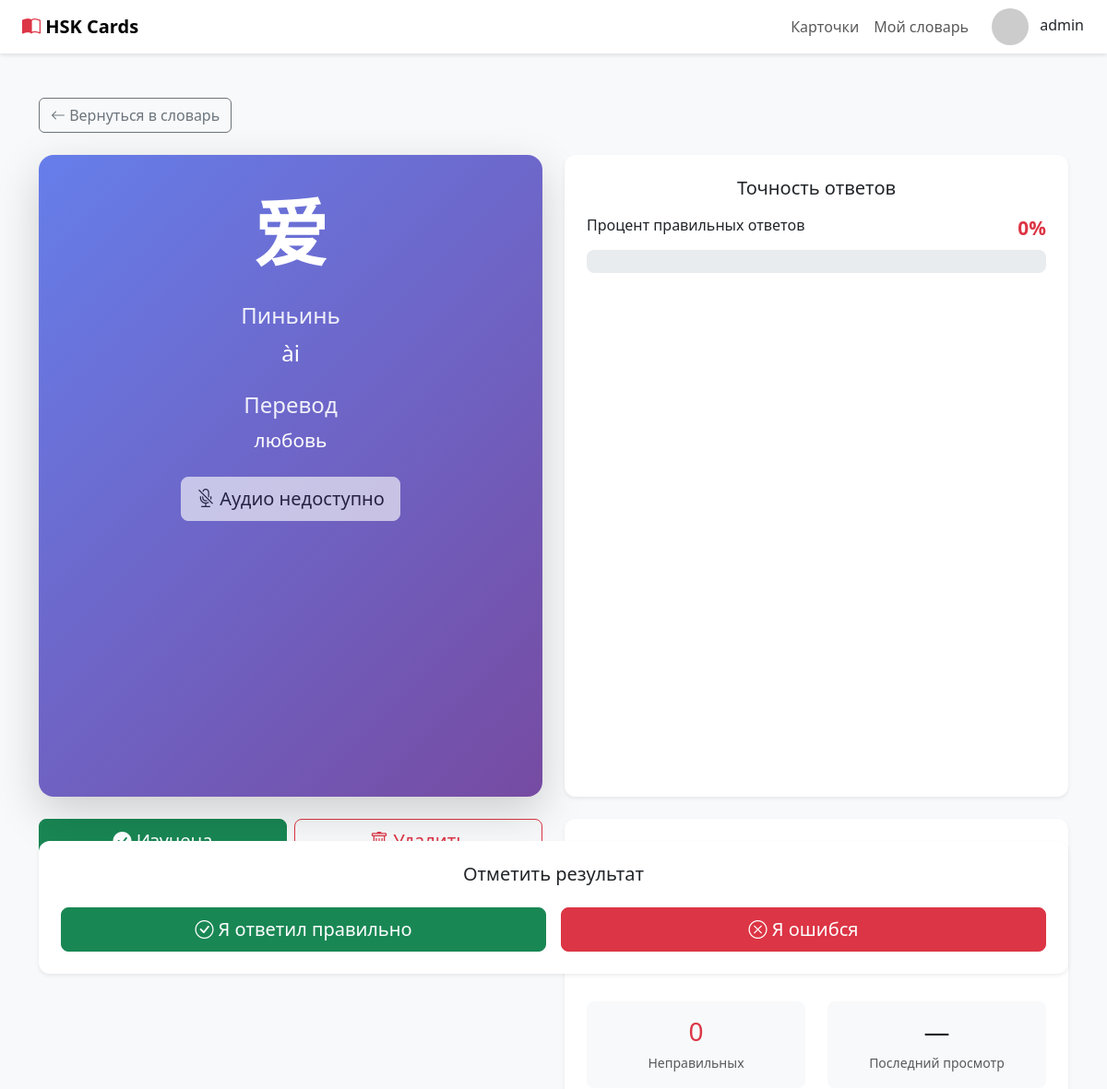
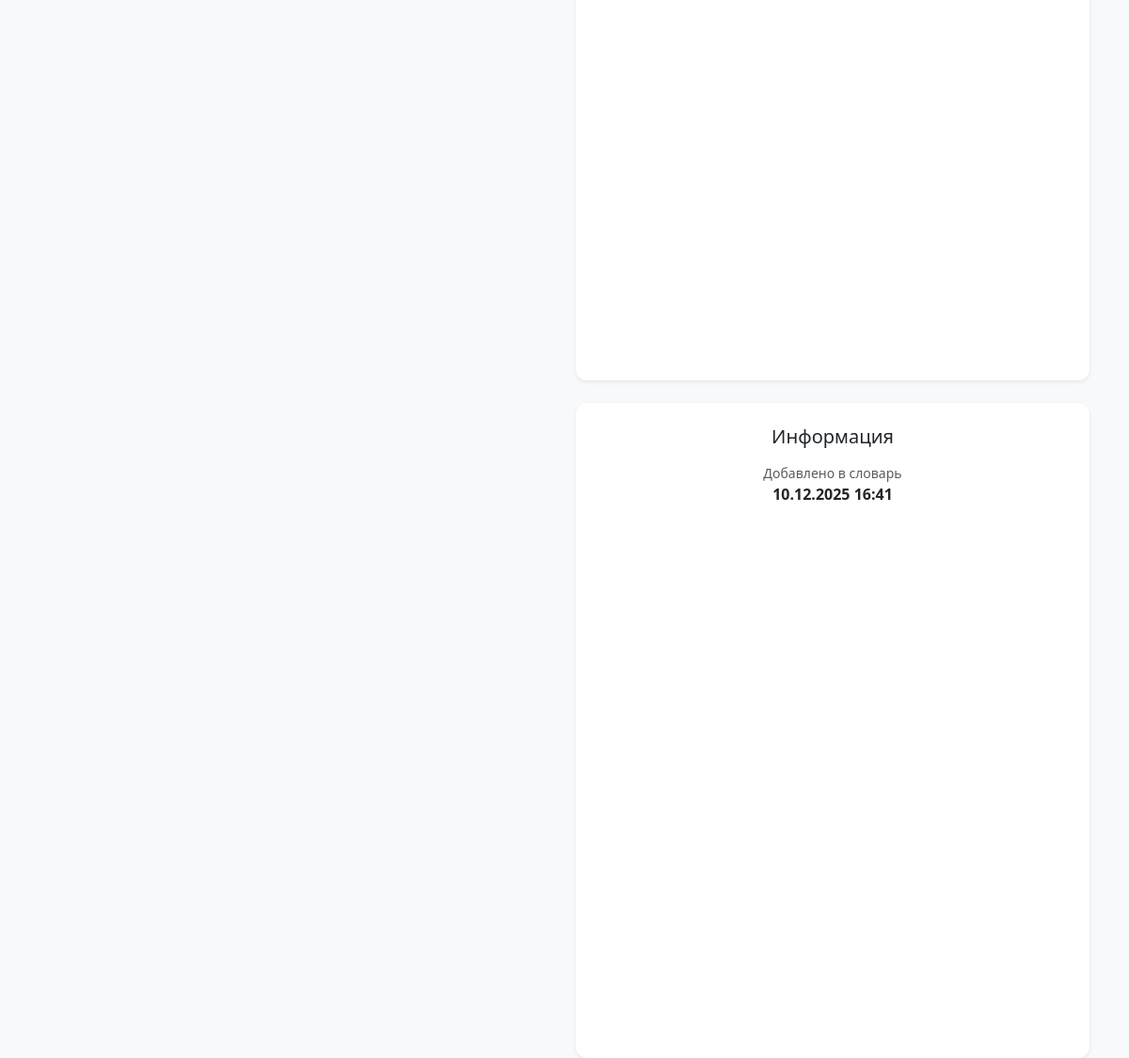
Screenshot of /my/5/ (signed in) with the database file from the repository (2 pictures, top to bottom).
### trainer/models.py (models this page shows, shortened)
class Card(models.Model):
    hieroglyph = models.CharField(max_length=255)
    translate = models.CharField(max_length=255)
    transcription = models.CharField(max_length=255)
    audio = models.FileField(upload_to='audio/', blank=True, null=True)

class DictionaryCard(models.Model):
    dictionary = models.ForeignKey(
        MyDictionary,
        on_delete=models.CASCADE,
        related_name='dictionary_cards',
        verbose_name='Словарь'
    )
    card = models.ForeignKey(
        'Card',  # Замените на название вашего приложения если нужно: 'app_name.Card'
        on_delete=models.CASCADE,
        related_name='dictionary_entries',
        verbose_name='Карточка'
    )
    added_at = models.DateTimeField(
        auto_now_add=True,
        verbose_name='Дата добавления'
    )
    is_learned = models.BooleanField(
        default=False,
        verbose_name='Изучена'
    )
    times_viewed = models.IntegerField(
        default=0,
        verbose_name='Количество просмотров'
    )
    times_correct = models.IntegerField(
        default=0,
        verbose_name='Правильных ответов'
    )
    times_incorrect = models.IntegerField(
        default=0,
        verbose_name='Неправильных ответов'
    )
    last_viewed = models.DateTimeField(
        null=True,
        blank=True,
        verbose_name='Последний просмотр'
    )
    notes = models.TextField(
        blank=True,
        null=True,
        verbose_name='Личные заметки'
    )
    class Meta:
        unique_together = ('dictionary', 'card')
        ordering = ['-added_at']
        verbose_name = 'Карточка в словаре'
        verbose_name_plural = 'Карточки в словаре'
        indexes = [
            models.Index(fields=['dictionary', 'is_learned']),
            models.Index(fields=['dictionary', 'added_at']),
        ]
    def get_accuracy(self):
        total = self.times_correct + self.times_incorrect
        if total == 0:
            return 0
        return round((self.times_correct / total) * 100, 1)

### trainer/views.py (the view)
# urls.py: path('my/<int:card_id>/', MyDictCardDetailView.as_view(), name="my_card_detail")
class MyDictCardDetailView(LoginRequiredMixin, DetailView):
    model = DictionaryCard
    template_name = 'trainer/my_card_detail.html'
    context_object_name = 'card_info'
    login_url = 'login'
    def get_object(self):
        card_id = self.kwargs.get('card_id')
        user_dictionary = MyDictionary.objects.get(user=self.request.user)
        return DictionaryCard.objects.get(
            dictionary=user_dictionary,
            card_id=card_id
        )
    def get_context_data(self, **kwargs):
        context = super().get_context_data(**kwargs)
        dict_entry = self.get_object()
        context['card'] = dict_entry.card
        context['card_info'] = dict_entry
        context['accuracy'] = dict_entry.get_accuracy()
        return context

### trainer/templates/trainer/my_card_detail.html (shortened to what this page needs)
{% extends '../base.html' %}
{% block content %}
<div class="container py-5">
    <div class="mb-4">
        <a href="{% url 'my_dictionary' %}" class="btn btn-outline-secondary">
            <i class="bi bi-arrow-left"></i> Вернуться в словарь
        </a>
    </div>
    <div class="row">
        <div class="col-lg-6">
            <div class="card border-0 shadow-lg" style="border-radius: 16px; overflow: hidden;">
                <div class="card-body p-5 text-center" style="background: linear-gradient(135deg, #667eea 0%, #764ba2 100%); color: white;">
                    <div style="font-size: 5rem; font-weight: bold; margin-bottom: 2rem; font-family: 'SimHei', 'Microsoft YaHei', sans-serif; line-height: 1;">
                        {{ card.hieroglyph }}
                    </div>
                    <div class="mb-4">
                        <h4 class="mb-2" style="opacity: 0.9;">Пиньинь</h4>
                        <p style="font-size: 1.5rem; font-weight: 500; margin: 0;">{{ card.transcription }}</p>
                    </div>
                    <div class="mb-4">
                        <h4 class="mb-2" style="opacity: 0.9;">Перевод</h4>
                        <p style="font-size: 1.3rem; margin: 0;">{{ card.translate }}</p>
                    </div>
                    {% if card.audio %}
                        <div class="mt-4">
                            <button class="btn btn-light btn-lg" onclick="playAudio('{{ card.audio.url }}')">
                                <i class="bi bi-play-circle"></i> Прослушать произношение
                            </button>
                        </div>
                    {% else %}
                        <div class="mt-4">
                            <button class="btn btn-light btn-lg" disabled>
                                <i class="bi bi-mic-mute"></i> Аудио недоступно
                            </button>
                        </div>
                    {% endif %}
                </div>
            </div>
            <div class="mt-4 d-flex gap-2">
                <button class="btn btn-lg {% if card_info.is_learned %}btn-success{% else %}btn-outline-success{% endif %} toggle-learned"
                        data-card-id="{{ card.id }}"
                        style="flex: 1; border-radius: 8px;">
                </button>
                <button class="btn btn-lg btn-outline-danger remove-card"
                        data-card-id="{{ card.id }}"
                        style="flex: 1; border-radius: 8px;">
                </button>
            </div>
        </div>
        <div class="col-lg-6">
            <div class="card border-0 shadow-sm mb-4" style="border-radius: 12px;">
                <div class="card-body p-4">
                    <h5 class="card-title mb-3">Точность ответов</h5>
                    <div class="mb-3">
                        <div class="d-flex justify-content-between mb-2">
                            <span>Процент правильных ответов</span>
                            <strong class="text-danger" style="font-size: 1.3rem;">{{ accuracy }}%</strong>
                        </div>
                        <div class="progress" style="height: 25px; border-radius: 8px;">
                        </div>
                    </div>
                </div>
            </div>
            <div class="card border-0 shadow-sm mb-4" style="border-radius: 12px;">
                <div class="card-body p-4">
                    <h5 class="card-title mb-4">Статистика обучения</h5>
                    <div class="row text-center mb-3">
                        <div class="col-6">
                            <div class="bg-light p-3" style="border-radius: 8px; margin-bottom: 1rem;">
                                <h3 class="text-primary mb-1">{{ card_info.times_viewed }}</h3>
                                <small class="text-muted">Просмотров</small>
                            </div>
                        </div>
                        <div class="col-6">
                            <div class="bg-light p-3" style="border-radius: 8px; margin-bottom: 1rem;">
                                <h3 class="text-success mb-1">{{ card_info.times_correct }}</h3>
                                <small class="text-muted">Правильных</small>
                            </div>
                        </div>
                    </div>
                    <div class="row text-center">
                        <div class="col-6">
                            <div class="bg-light p-3" style="border-radius: 8px; margin-bottom: 1rem;">
                                <h3 class="text-danger mb-1">{{ card_info.times_incorrect }}</h3>
                                <small class="text-muted">Неправильных</small>
                            </div>
                        </div>
                        <div class="col-6">
                            <div class="bg-light p-3" style="border-radius: 8px; margin-bottom: 1rem;">
                                <h3 class="mb-1">
                                    {% if card_info.last_viewed %}
                                        {{ card_info.last_viewed|date:"d.m" }}
                                    {% else %}
                                        —
                                    {% endif %}
                                </h3>
                                <small class="text-muted">Последний просмотр</small>
                            </div>
                        </div>
                    </div>
                </div>
            </div>
            <div class="card border-0 shadow-sm" style="border-radius: 12px;">
                <div class="card-body p-4">
                    <h5 class="card-title mb-3">Информация</h5>
                    <div class="mb-3">
                        <small class="text-muted d-block">Добавлено в словарь</small>
                        <strong>{{ card_info.added_at|date:"d.m.Y H:i" }}</strong>
                    </div>
                </div>
            </div>
        </div>
    </div>
    <div class="row mt-5">
        <div class="col-12">
            <div class="card border-0 shadow-sm" style="border-radius: 12px;">
                <div class="card-body p-4">
                    <h5 class="card-title mb-4">Отметить результат</h5>
                    <div class="d-flex gap-3">
                        <button class="btn btn-success btn-lg mark-result" data-result="correct" style="flex: 1; border-radius: 8px;">
                            <i class="bi bi-check-circle"></i> Я ответил правильно
                        </button>
                        <button class="btn btn-danger btn-lg mark-result" data-result="incorrect" style="flex: 1; border-radius: 8px;">
                            <i class="bi bi-x-circle"></i> Я ошибся
                        </button>
                    </div>
                </div>
            </div>
        </div>
    </div>
</div>
{% endblock %}

### trainer/templates/base.html (shortened to what this page needs)
{% load static %}
<!DOCTYPE html>
<html lang="ru">
<head>
    <link href="https://cdnjs.cloudflare.com/ajax/libs/bootstrap/5.3.0/css/bootstrap.min.css" rel="stylesheet">
    <link href="https://cdnjs.cloudflare.com/ajax/libs/bootstrap-icons/1.11.0/font/bootstrap-icons.min.css" rel="stylesheet">
</head>
<body>
    <nav class="navbar navbar-expand-lg navbar-light bg-white">
        <div class="container-fluid px-4">
            <a class="navbar-brand fw-bold" href="{% url 'card_list' %}">
                <i class="bi bi-book-half" style="color: #dc3545;"></i>
                HSK Cards
            </a>
            <div class="collapse navbar-collapse" id="navbarNav">
                <ul class="navbar-nav ms-auto">
                    <li class="nav-item">
                        <a class="nav-link" href="{% url 'card_list' %}">Карточки</a>
                    </li>
                    {% if user.is_authenticated %}
                    <li class="nav-item">
                        <a class="nav-link" href="{% url 'my_cards' %}">Мой словарь</a>
                    </li>
                    {% endif %}
                </ul>
            </div>
            <div class="d-flex align-items-center ms-3">
                {% if user.is_authenticated %}
                    <div class="dropdown">
                        <button class="btn btn-link p-0 text-decoration-none" type="button" data-bs-toggle="dropdown">
                            <img src="https://ui-avatars.com/api/?name={{ user.username }}&background=dc3545&color=fff" alt="{{ user.username }}" class="avatar">
                            <span class="ms-2 text-dark">{{ user.username }}</span>
                        </button>
                    </div>
                {% else %}
                    <a href="{% url 'accounts:login' %}" class="btn btn-danger btn-sm ms-2">Вход</a>
                    <a href="{% url 'accounts:register' %}" class="btn btn-outline-danger btn-sm ms-2">Регистрация</a>
                {% endif %}
            </div>
        </div>
    </nav>
    {% block content %}{% endblock %}
</body>
</html>

### trainer/templates/base.html (style rules this page uses)
body { background-color: #f8f9fa; }
.navbar { box-shadow: 0 2px 4px rgba(0,0,0,0.1); }
.card { transition: transform 0.3s ease, box-shadow 0.3s ease; border: none; border-radius: 12px; overflow: hidden; height: 100%; cursor: pointer; }
.card-body { padding: 1.5rem; text-align: center; }
.avatar { width: 40px; height: 40px; border-radius: 50%; object-fit: cover; }

### trainer/templates/trainer/my_card_detail.html (style rules this page uses)
.card { transition: transform 0.3s ease, box-shadow 0.3s ease; }
.btn { transition: all 0.3s ease; }

### rows the page displays
Card: hieroglyph "爱", transcription "ài", translate "любовь"
DictionaryCard: times_incorrect "0", added_at "10.12.2025 16:41"

### other values shown
{{ user.username }} "admin"
{{ accuracy }} "0"
